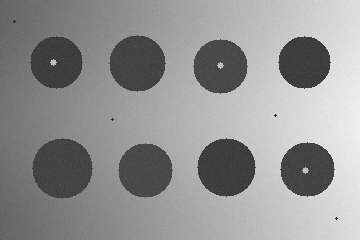
#> input picture M1_2/images/input/scene_uneven.png, 360 x 240 px
$ python pdi_lab.py --input ../M1_2/images/input/scene_uneven.png --output out.png --operation segment --method fixed
#> lines starting #> are read from the running program, lines starting #| are printed output that depends on the picture; after the words box and inside, x2 and y2 are one past the last pixel; in counts of white or black regions, pixels touching at a corner belong together; long printed decimals are rounded
from __future__ import annotations

import argparse
import json
import sys
from pathlib import Path
from typing import Iterable

import cv2
import numpy as np

LOSSLESS_EXTENSIONS = {".png", ".bmp", ".tif", ".tiff"}


def build_parser() -> argparse.ArgumentParser:
    parser = argparse.ArgumentParser(
        prog="pdi_lab",
        description="Segmentação binária para o laboratório M2.1.",
    )
    parser.add_argument("--input", required=True, help="Imagem de entrada.")
    parser.add_argument("--output", required=True, help="Máscara de saída (formato sem perdas).")
    parser.add_argument("--operation", required=True, choices=["segment"])
    parser.add_argument(
        "--method",
        required=True,
        choices=["fixed", "otsu", "adaptive", "hsv"],
    )

    parser.add_argument("--threshold", type=int, default=115, help="Limiar fixo [0,255].")
    parser.add_argument(
        "--invert",
        action="store_true",
        help="Marca como objeto os pixels mais escuros que o limiar.",
    )
    parser.add_argument(
        "--blur-ksize",
        type=int,
        default=0,
        help="Kernel gaussiano: 0 desativa; caso contrário use ímpar >= 3.",
    )

    parser.add_argument("--block-size", type=int, default=31, help="Janela do limiar adaptativo.")
    parser.add_argument("--c", type=float, default=8.0, help="Constante C do limiar adaptativo.")

    parser.add_argument("--h-min", type=int, default=0)
    parser.add_argument("--h-max", type=int, default=179)
    parser.add_argument("--s-min", type=int, default=0)
    parser.add_argument("--s-max", type=int, default=255)
    parser.add_argument("--v-min", type=int, default=0)
    parser.add_argument("--v-max", type=int, default=255)

    parser.add_argument(
        "--overlay",
        help="Opcional: salva uma visualização da máscara sobre a imagem original.",
    )
    parser.add_argument(
        "--stats-json",
        help="Opcional: salva dimensões e proporção de primeiro plano em JSON.",
    )
    return parser


def _validate_blur_ksize(value: int) -> None:
    if value != 0 and (value < 3 or value % 2 == 0):
        raise ValueError("--blur-ksize deve ser 0 ou um número ímpar >= 3")


def _validate_args(args: argparse.Namespace) -> None:
    if not 0 <= args.threshold <= 255:
        raise ValueError("--threshold deve estar entre 0 e 255")
    _validate_blur_ksize(args.blur_ksize)

    if args.block_size < 3 or args.block_size % 2 == 0:
        raise ValueError("--block-size deve ser ímpar e >= 3")

    for name, value, upper in (
        ("h-min", args.h_min, 179),
        ("h-max", args.h_max, 179),
        ("s-min", args.s_min, 255),
        ("s-max", args.s_max, 255),
        ("v-min", args.v_min, 255),
        ("v-max", args.v_max, 255),
    ):
        if not 0 <= value <= upper:
            raise ValueError(f"--{name} deve estar entre 0 e {upper}")

    if args.s_min > args.s_max:
        raise ValueError("--s-min não pode ser maior que --s-max")
    if args.v_min > args.v_max:
        raise ValueError("--v-min não pode ser maior que --v-max")

    output_ext = Path(args.output).suffix.lower()
    if output_ext not in LOSSLESS_EXTENSIONS:
        raise ValueError("a máscara deve ser salva em PNG, BMP ou TIFF; JPEG não é aceito")

    if args.overlay:
        overlay_ext = Path(args.overlay).suffix.lower()
        if overlay_ext not in LOSSLESS_EXTENSIONS:
            raise ValueError("a sobreposição deve usar um formato sem perdas")


def read_image(path: str | Path) -> np.ndarray:
#> called with path = '../M1_2/images/input/scene_uneven.png'
    image = cv2.imread(str(path), cv2.IMREAD_COLOR)
#> image is the input picture: shape (240, 360, 3); min 40, max 242, mean 145.9
    if image is None:
        raise ValueError(f"não foi possível ler a imagem: {path}")
    return image


def _blur(image: np.ndarray, ksize: int) -> np.ndarray:
    if ksize == 0:
        return image
    return cv2.GaussianBlur(image, (ksize, ksize), 0)


def _gray(image: np.ndarray, blur_ksize: int) -> np.ndarray:
#> called with blur_ksize = 0
    gray = cv2.cvtColor(image, cv2.COLOR_BGR2GRAY)
    return _blur(gray, blur_ksize)


def _threshold_type(invert: bool) -> int:
    return cv2.THRESH_BINARY_INV if invert else cv2.THRESH_BINARY


def segment_array(
    image: np.ndarray,
    *,
    method: str,
    threshold: int = 115,
    invert: bool = False,
    blur_ksize: int = 0,
    block_size: int = 31,
    c: float = 8.0,
    h_min: int = 0,
    h_max: int = 179,
    s_min: int = 0,
    s_max: int = 255,
    v_min: int = 0,
    v_max: int = 255,
) -> np.ndarray:
    """Retorna uma máscara uint8, canal único, contendo apenas 0 e 255."""
    _validate_blur_ksize(blur_ksize)

    if method == "fixed":
        if not 0 <= threshold <= 255:
            raise ValueError("threshold fora do intervalo [0,255]")
        gray = _gray(image, blur_ksize)
        _, mask = cv2.threshold(gray, threshold, 255, _threshold_type(invert))
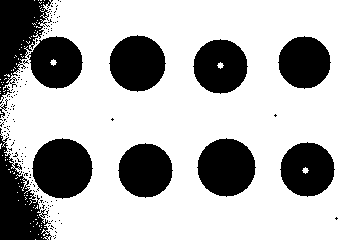
#> mask: shape (240, 360); 71.3% white; 158 black regions (147 under 20 px), largest, box (x1, y1, x2, y2) and area: (32, 138, 93, 199) 2825, (0, 128, 52, 240) 2785, (0, 0, 53, 104) 2740

    elif method == "otsu":
        gray = _gray(image, blur_ksize)
        threshold_flag = _threshold_type(invert) | cv2.THRESH_OTSU
        _, mask = cv2.threshold(gray, 0, 255, threshold_flag)

    elif method == "adaptive":
        if block_size < 3 or block_size % 2 == 0:
            raise ValueError("block_size deve ser ímpar e >= 3")
        gray = _gray(image, blur_ksize)
        mask = cv2.adaptiveThreshold(
            gray,
            255,
            cv2.ADAPTIVE_THRESH_GAUSSIAN_C,
            _threshold_type(invert),
            block_size,
            c,
        )

    elif method == "hsv":
        for value, upper, label in (
            (h_min, 179, "h_min"),
            (h_max, 179, "h_max"),
            (s_min, 255, "s_min"),
            (s_max, 255, "s_max"),
            (v_min, 255, "v_min"),
            (v_max, 255, "v_max"),
        ):
            if not 0 <= value <= upper:
                raise ValueError(f"{label} fora do intervalo")
        if s_min > s_max or v_min > v_max:
            raise ValueError("intervalo HSV inválido")

        preprocessed = _blur(image, blur_ksize)
        hsv = cv2.cvtColor(preprocessed, cv2.COLOR_BGR2HSV)
        lower_sv = np.array([0, s_min, v_min], dtype=np.uint8)
        upper_sv = np.array([0, s_max, v_max], dtype=np.uint8)

        if h_min <= h_max:
            lower_sv[0] = h_min
            upper_sv[0] = h_max
            mask = cv2.inRange(hsv, lower_sv, upper_sv)
        else:
            # Matiz do OpenCV vai de 0 a 179. Quando h_min > h_max,
            # a faixa cruza a descontinuidade e é dividida em duas partes.
            low_a = np.array([h_min, s_min, v_min], dtype=np.uint8)
            high_a = np.array([179, s_max, v_max], dtype=np.uint8)
            low_b = np.array([0, s_min, v_min], dtype=np.uint8)
            high_b = np.array([h_max, s_max, v_max], dtype=np.uint8)
            mask = cv2.bitwise_or(
                cv2.inRange(hsv, low_a, high_a),
                cv2.inRange(hsv, low_b, high_b),
            )

        if invert:
            mask = cv2.bitwise_not(mask)
    else:
        raise ValueError(f"método desconhecido: {method}")

    if mask.dtype != np.uint8:
        mask = mask.astype(np.uint8)
    mask = np.where(mask > 0, 255, 0).astype(np.uint8)
    return mask


def validate_mask(mask: np.ndarray, expected_shape: tuple[int, int]) -> None:
#> called with expected_shape = (240, 360)
    if mask.ndim != 2:
        raise ValueError("a máscara final deve ter um único canal")
    if mask.shape != expected_shape:
        raise ValueError("a máscara final não preservou largura e altura")
    values = set(int(v) for v in np.unique(mask))
#> values = 2 items
    if not values.issubset({0, 255}):
        raise ValueError(f"a máscara não é binária: valores encontrados {sorted(values)}")


def foreground_stats(mask: np.ndarray) -> dict[str, int | float | bool | list[int]]:
    unique = [int(v) for v in np.unique(mask)]
#> unique = [0, 255]
    foreground_pixels = int(np.count_nonzero(mask == 255))
#> foreground_pixels = 61614
    total_pixels = int(mask.size)
#> total_pixels = 86400
    return {
        "width": int(mask.shape[1]),
        "height": int(mask.shape[0]),
        "channels": 1,
        "foreground_pixels": foreground_pixels,
        "total_pixels": total_pixels,
        "foreground_ratio": foreground_pixels / total_pixels,
        "values": unique,
        "binary": set(unique).issubset({0, 255}),
    }


def make_overlay(image: np.ndarray, mask: np.ndarray) -> np.ndarray:
    tint = image.copy()
    tint[mask == 255] = (0, 0, 255)
    return cv2.addWeighted(image, 0.67, tint, 0.33, 0)


def _write_image(path: str | Path, image: np.ndarray) -> None:
    destination = Path(path)
    destination.parent.mkdir(parents=True, exist_ok=True)
    if not cv2.imwrite(str(destination), image):
        raise OSError(f"não foi possível salvar: {destination}")


def run(args: argparse.Namespace) -> int:
    try:
        _validate_args(args)
        image = read_image(args.input)
        mask = segment_array(
            image,
            method=args.method,
            threshold=args.threshold,
            invert=args.invert,
            blur_ksize=args.blur_ksize,
            block_size=args.block_size,
            c=args.c,
            h_min=args.h_min,
            h_max=args.h_max,
            s_min=args.s_min,
            s_max=args.s_max,
            v_min=args.v_min,
            v_max=args.v_max,
        )
        validate_mask(mask, image.shape[:2])
        _write_image(args.output, mask)

        if args.overlay:
            _write_image(args.overlay, make_overlay(image, mask))

        stats = foreground_stats(mask)
#> stats = {'width': 360, 'height': 240, 'channels': 1, 'foreground_pixels': 61614, 'total_pixels': 86400, 'foreground_ratio': 0.713, 'values': [0, 255], 'binary': True}
        if args.stats_json:
            stats_path = Path(args.stats_json)
            stats_path.parent.mkdir(parents=True, exist_ok=True)
            stats_path.write_text(json.dumps(stats, indent=2) + "\n", encoding="utf-8")

        print(
            f"method={args.method} "
            f"foreground_pixels={stats['foreground_pixels']} "
            f"foreground_ratio={stats['foreground_ratio']:.6f} "
            f"binary={stats['binary']} "
            f"output={args.output}"
        )
#| method=fixed foreground_pixels=61614 foreground_ratio=0.7131 binary=True output=out.png
        return 0
    except (ValueError, OSError) as exc:
        print(f"erro: {exc}", file=sys.stderr)
        return 2


def main(argv: Iterable[str] | None = None) -> int:
    parser = build_parser()
    args = parser.parse_args(list(argv) if argv is not None else None)
    return run(args)


if __name__ == "__main__":
    raise SystemExit(main())
#> (the program exits here)
